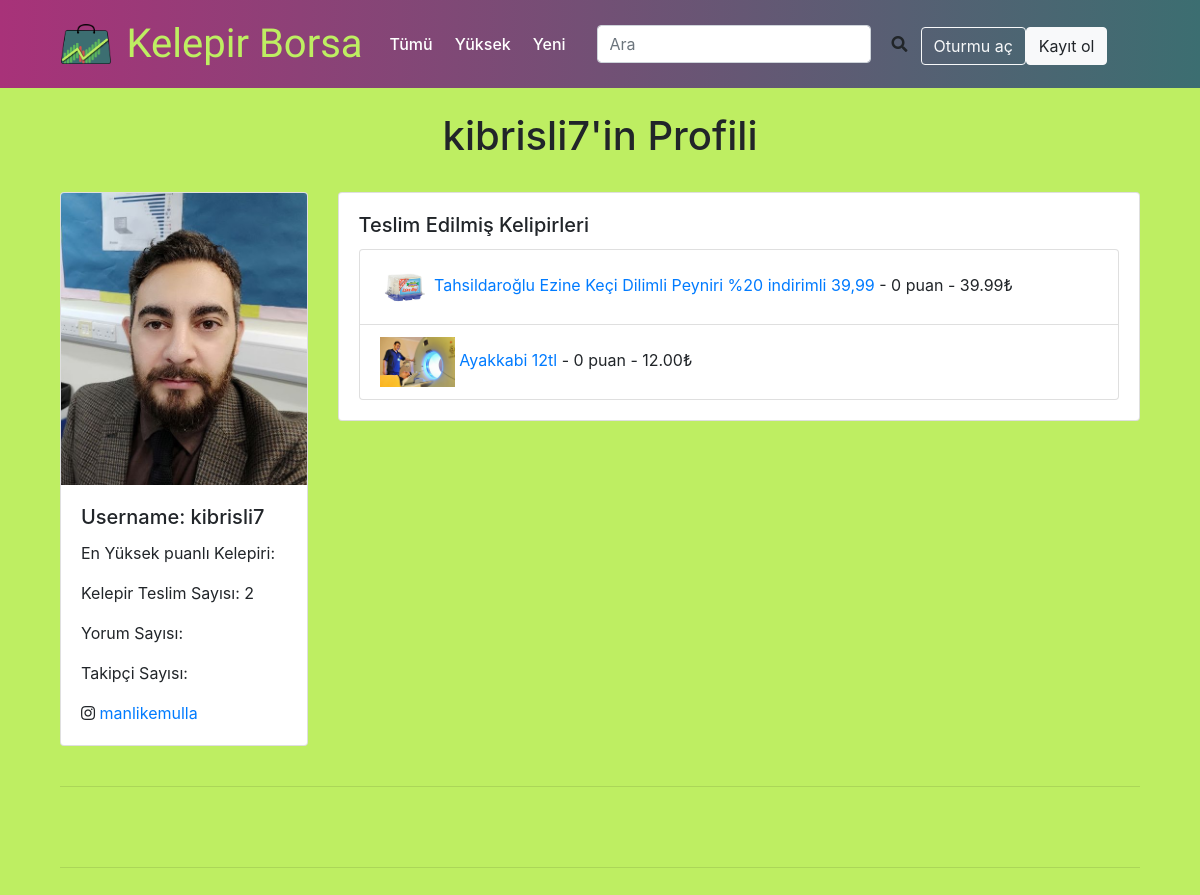
/profil/1, run on an earlier commit of the app's database.
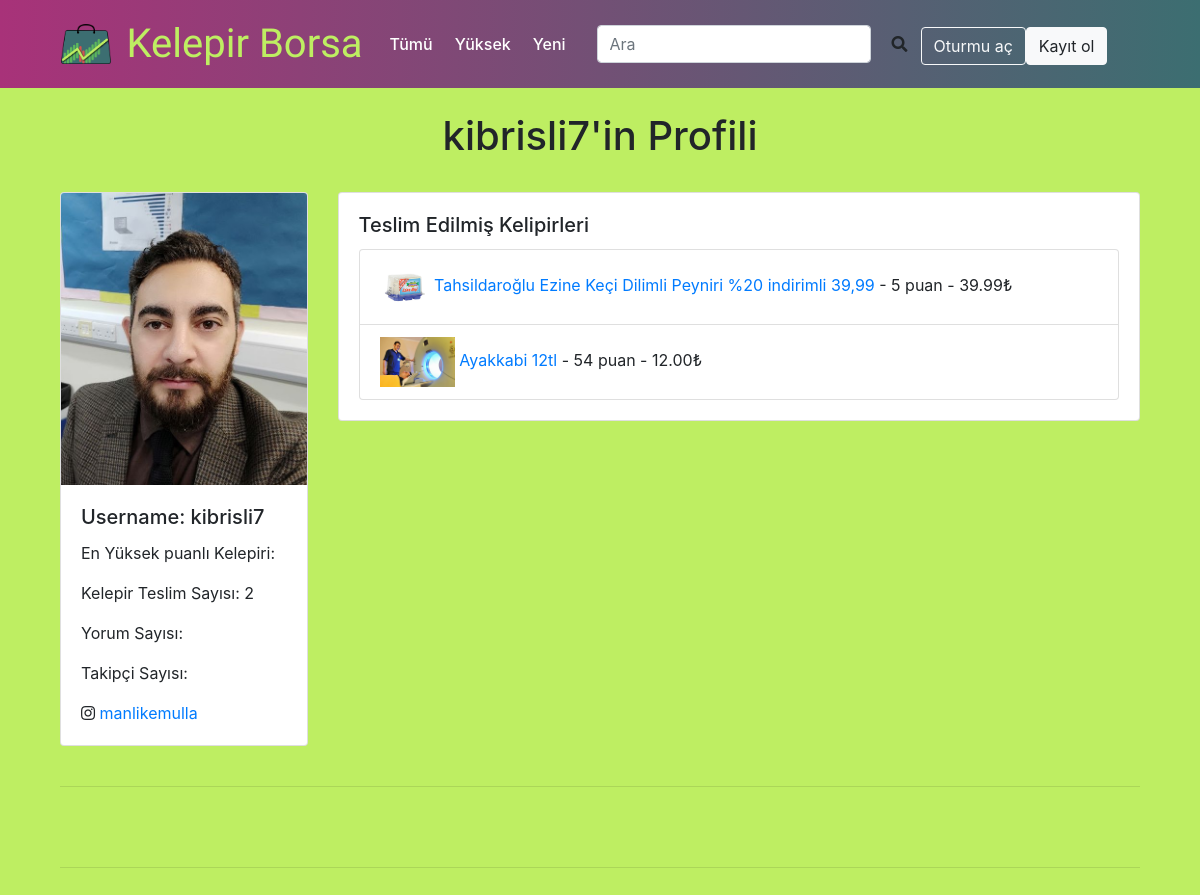
And on a later commit of the database.
### madde/models.py (models this page shows, shortened)
class Maddeler(models.Model):
    paylasan = models.ForeignKey(User, on_delete=models.CASCADE)
    url = models.URLField(max_length=200, blank=True, null=True, help_text='<small>Kelepir internetten bulunduysa şurda websiteyi palşın</small>')
    satici = models.CharField(max_length=200, blank=True)
    fiyat = models.DecimalField(max_digits=8, decimal_places=2, help_text='İndirimli fıyat')
    orjinalFiyat = models.DecimalField(max_digits=8, decimal_places=2, blank=True, null=True, help_text='Orjinal fiyat', verbose_name='orjinal Fiyatı')
    kargo = models.BooleanField(help_text='Kargo ücretsizse burayı tıklayın',null=True)
    kupon = models.CharField(max_length=100, null=True, blank=True, help_text='Bildirmek istediğiniz kupon varsa, buraya yazın')
    baslik = models.CharField(max_length=300, help_text='Kısa bir tanımlayıcı başlık', verbose_name='Başlık')
    ayrintilar = RichTextField(max_length=1000, help_text='Kelepiri kendi sözlerinizle anlatın ve neden kaçılmaz fırsat olduğunu başkalarına açıklayın.' ,verbose_name='Detaylı ayrıntılar')
    goruntu = models.ImageField(upload_to='madde_goruntuleri', null=True, blank=True, default="madde_goruntuleri/shopping.jpg", help_text='bir resim yüklemek, başkalarının anlaşmayı daha iyi anlamasına yardımcı olur', verbose_name='Görüntü')
    katagori = models.ManyToManyField('Katagoriler')
    bas_tarih = models.DateField(blank=True, null=True,verbose_name='İndirimin Başlangıç Tarihi')
    son_tarih = models.DateField(blank=True, null=True, verbose_name='İndirimin bitme tarihi')
    online = models.BooleanField(help_text='Yerel fırsat (mağazada / çevrimdışı)')
    diyar = models.CharField(max_length=100, null=True, blank=True)
    derece = models.IntegerField(default='0', null=True, blank=True)
    duyurmaTarihi = models.DateTimeField(default=timezone.now) # auto_now=False, auto_now_add=True, blank=True
    kaynamavakti = models.DateTimeField(null=True, blank=True, auto_now=False, auto_now_add=False)
    bookmarked = models.ManyToManyField(User, related_name='bookmarked', default=None, blank=True)
    tukenmiscagiri = models.ManyToManyField(User, related_name='expired_call', default=None, blank=True)
    aktif = models.BooleanField(default=True)
    oylar = models.IntegerField(default=0, null=True, blank=True)
    oyveren = models.ManyToManyField(User, blank=True, related_name="collected_votes")
    w3w = models.CharField(max_length=100, null=True, blank=True,verbose_name='What3Words', help_text='<a href="https://what3words.com/susma.hurma.e%C5%9Fyal%C4%B1"><small>Yardım ve örnek için şurayı tıklayın</small></a>')
    allow_comments = models.BooleanField('allow comments', default=True)
    """@property
    def total_degrees(self):
        return self.derece"""

### madde/views.py (the view)
# urls.py: path('profil/<int:pk>', views.profil_detay, name='profil_detay'),
def profil_detay(request, pk):
    kullanici = get_object_or_404(User, pk=pk)
    profil = get_object_or_404(Kullanici, pk=pk)
    bookmarked = Maddeler.objects.filter(bookmarked=kullanici.id)
    kelepirler = Maddeler.objects.filter(paylasan=kullanici.id)
    instagram = 'http://www.instagram.com/'
    insta_handle = urllib.parse.urljoin(instagram, profil.insta)
    comments = XtdComment.objects.filter(user_id=kullanici.id)
    context = {'profil':profil, 'kullanici':kullanici, 'kelepirler':kelepirler, 'bookmarked':bookmarked,
    'insta_handle':insta_handle, 'comments':comments}
    return render(request, 'registration/profil_gor.html', context)

### templates/registration/profil_gor.html (shortened to what this page needs)
{% extends 'temel.html' %}
{% block content %}
<br>
<h1 align=center>{{kullanici.username}}'in Profili</h1>
<br>
<div class="container">
  <div class="row">
    <div class="col-sm-3">
      <div class="card">
        <img src="{{profil.resim.url}} " class="card-img-top" alt="...">
        <div class="card-body">
          <h5 class="card-title">Username: {{kullanici.username}}</h5>
          <p class="card-text">En Yüksek puanlı Kelepiri: {{profil.kullanici.ensicak}}</p>
          <p class="card-text">Kelepir Teslim Sayısı: {{kelepirler.count}}</p>
          <p class="card-text">Yorum Sayısı: {{comments.count}}</p>
          <p class="card-text">Takipçi Sayısı:</p>
          <p class="card-text"><i class="fab fa-instagram"></i> <a href="{{insta_handle}}">{{profil.insta}}</a> </p>
        </div>
      </div>
    </div>
    <div class="col-sm-9">
      <div class="card">
        <div class="card-body">
          <h5 class="card-title">Teslim Edilmiş Kelipirleri</h5>
          <ul class="list-group">
            {% for kelepir in kelepirler %}
              {% if kelepir.aktif %}
                <li class="list-group-item"><a href="{% url 'madde_detay' kelepir.id %}"><img src="{{kelepir.goruntu.url}}" height=50px alt="">
                {{kelepir.baslik}}</a> - {{kelepir.derece}} puan - {{kelepir.fiyat}}₺</li>
              {% else %}
                <li class="list-group-item" style="color:Grey"><a style="color:Grey" href="{% url 'madde_detay' kelepir.id %}"><img src="{{kelepir.goruntu.url}}" height=50px alt="">
                {{kelepir.baslik}}</a> - {{kelepir.derece}} puan - {{kelepir.fiyat}}₺</li>
              {% endif %}
            {% endfor %}
          </ul>
        </div>
      </div>
    </div>
  </div>
<br><hr><br>
  <br><hr><br>
{% endblock %}

What changed in the data, as far as the page shows it:
changed Maddeler "Tahsildaroğlu Ezine Keçi Dilimli Peyniri %20 indirimli 39,99": derece "0" → "5"
changed Maddeler "Ayakkabi 12tl": derece "0" → "54"
